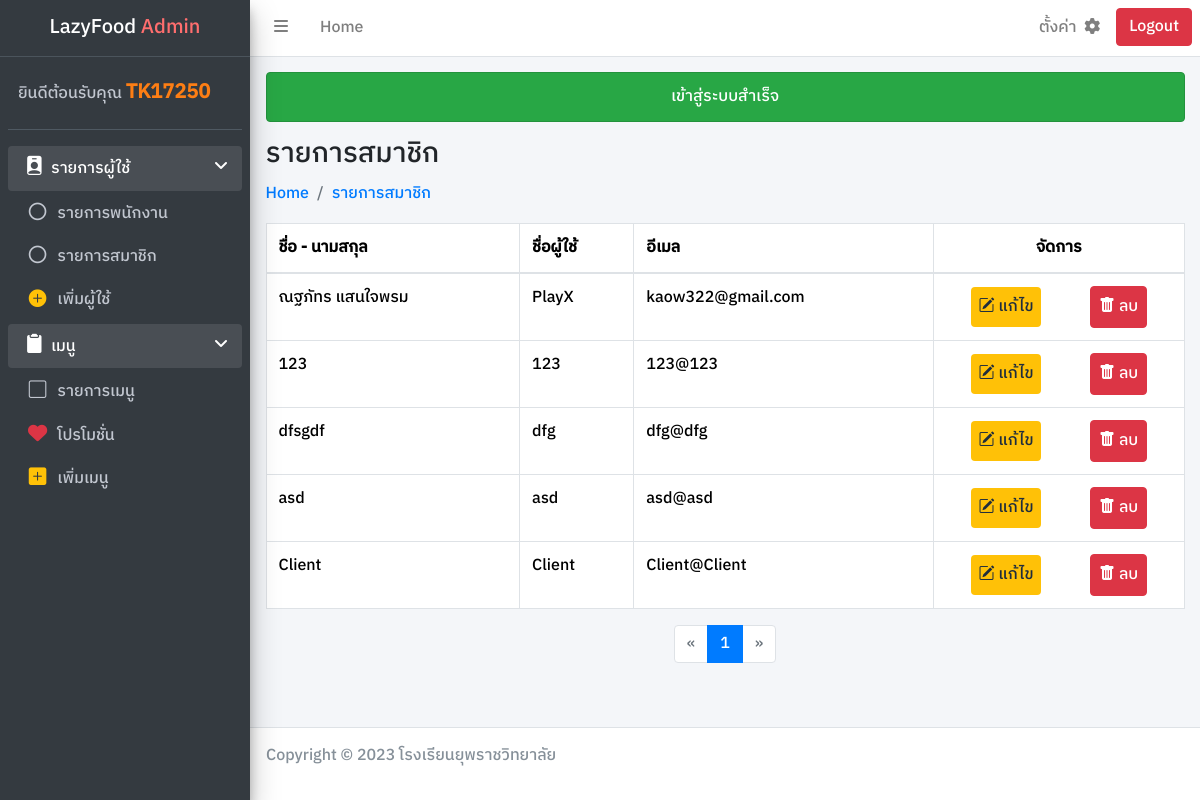
The page /admin/listclient.php (signed in) on the database as committed earlier.
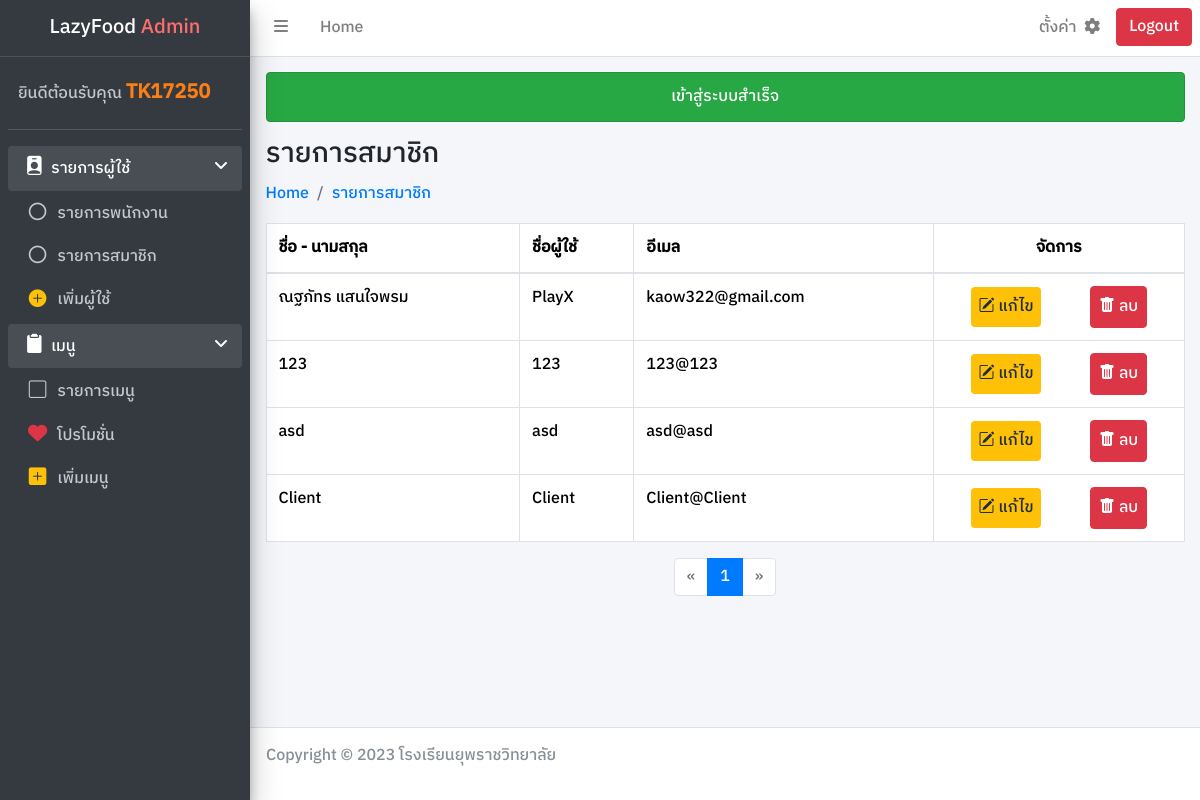
The same page on the database as committed later.
### tables this page shows
CREATE TABLE `User` (
  `u_id` int(11) NOT NULL,
  `u_fname` varchar(255) NOT NULL,
  `u_username` varchar(255) NOT NULL,
  `u_email` varchar(255) NOT NULL,
  `u_pass` varchar(255) NOT NULL,
  `u_rank` varchar(255) NOT NULL
);

### connect/server.php (called while the page is built, shortened)
<?php session_start();
    class DB_conn {
        function __construct() {
            $conn = mysqli_connect(DB_host, DB_user, DB_pass, DB_name);
            $this->dbconn = $conn;
        }
    }

### class/user_db.php (called while the page is built, shortened)
<?php require_once '../connect/server.php';
    class User_DB extends DB_conn {
        public function readuserrank($rank, $page = 1, $recordsPerPage = 10) {
            $username = $_SESSION['name'];
            $totalRecordsQuery = "SELECT COUNT(*) as total FROM User WHERE u_rank = '$rank'";
            $totalRecordsResult = mysqli_query($this->dbconn, $totalRecordsQuery);
            $totalRecordsRow = mysqli_fetch_assoc($totalRecordsResult);
            $totalRecords = $totalRecordsRow['total'];
            $totalPages = ceil($totalRecords / $recordsPerPage);
            $page = max(1, min($page, $totalPages));
            $start = ($page - 1) * $recordsPerPage;
            $sql = "SELECT * FROM User WHERE u_rank = '$rank' AND u_username != '$username' LIMIT $start, $recordsPerPage";
            $result = mysqli_query($this->dbconn, $sql);
            return [
                'result' => $result,
                'totalPages' => $totalPages
            ];
        }
    }

### admin/listclient.php (the view, shortened to what the changed rows need)
<?php require_once '../connect/server.php';
require_once '../class/user_db.php';
    $dbuser = new User_DB();
    $page = isset($_GET['page']) ? $_GET['page'] : 1;
    $paginationData = $dbuser->readuserrank("สมาชิก", $page);
    $readuser = $paginationData['result'];
    $totalPages = $paginationData['totalPages'];
?>
<!DOCTYPE html>
<html lang="en">
<head>
    <link rel="stylesheet" href="../framework/css/bootstrap.min.css">
    <link rel="stylesheet" href="https://cdn.jsdelivr.net/npm/bootstrap-icons@1.11.2/font/bootstrap-icons.min.css">
    <link rel="stylesheet" href="../framework/css/adminlte.min.css">
    <link rel="stylesheet" href="https://cdnjs.cloudflare.com/ajax/libs/font-awesome/6.2.1/css/all.min.css">
    <link rel="stylesheet" href="../dist/css/main.css">
</head>
<body class="wrapper">
    <div class="content-wrapper">
        <div class="content">
            <div class="container-fluid">
                <div class="row">
                    <div class="col-12 w-100">
                        <div class="table-responsive">
                            <table class="table table-hover table-bordered">
                                <thead>
                                    <tr>
                                        <th scope="col">ชื่อ - นามสกุล</th>
                                        <th scope="col">ชื่อผู้ใช้</th>
                                        <th scope="col">อีเมล</th>
                                        <th scope="col" class="text-center">จัดการ</th>
                                    </tr>
                                </thead>
                                <tbody class="table-group-divider">
                                    <?php while ($row = mysqli_fetch_assoc($readuser)) { ?>
                                        <tr>
                                            <td><?php echo $row['u_fname'] ?></td>
                                            <td><?php echo $row['u_username'] ?></td>
                                            <td><?php echo $row['u_email'] ?></td>
                                            <td>
                                                <div class="d-flex text-center">
                                                    <a href="./editclient.php?userid=<?php echo $row['u_id']; ?>" class="bi bi-pencil-square m-auto p-2 btn-warning rounded" role="button"> แก้ไข</a>
                                                    <button type="submit" name="deluser" class="bi bi-trash-fill m-auto btn btn-danger p-2 rounded" value="<?php echo $row['u_id'] ?>" onclick="return confirmdelete()"> ลบ</button>
                                                </div>
                                            </td>
                                        </tr>
                                    <?php } ?>
                                </tbody>
                            </table>
                        </div>
                    </div>
                </div>
            </div>
        </div>
        <div class="d-flex justify-content-center">
            <nav aria-label="Page navigation">
                <ul class="pagination">
                    <?php
                    for ($i = 1; $i <= $totalPages; $i++) {
                        echo "<li class='page-item " . ($page == $i ? 'active' : '') . "'>";
                        echo "<a class='page-link' href='?page=$i'>$i</a></li>";
                    }
                    ?>
                </ul>
            </nav>
        </div>
    </div>
</body>
</html>

Rows that differ between the two databases and show on the page:
removed user: u_fname "dfsgdf", u_username "dfg", u_email "dfg@dfg", $row['u_id'] 14 (drawn)
